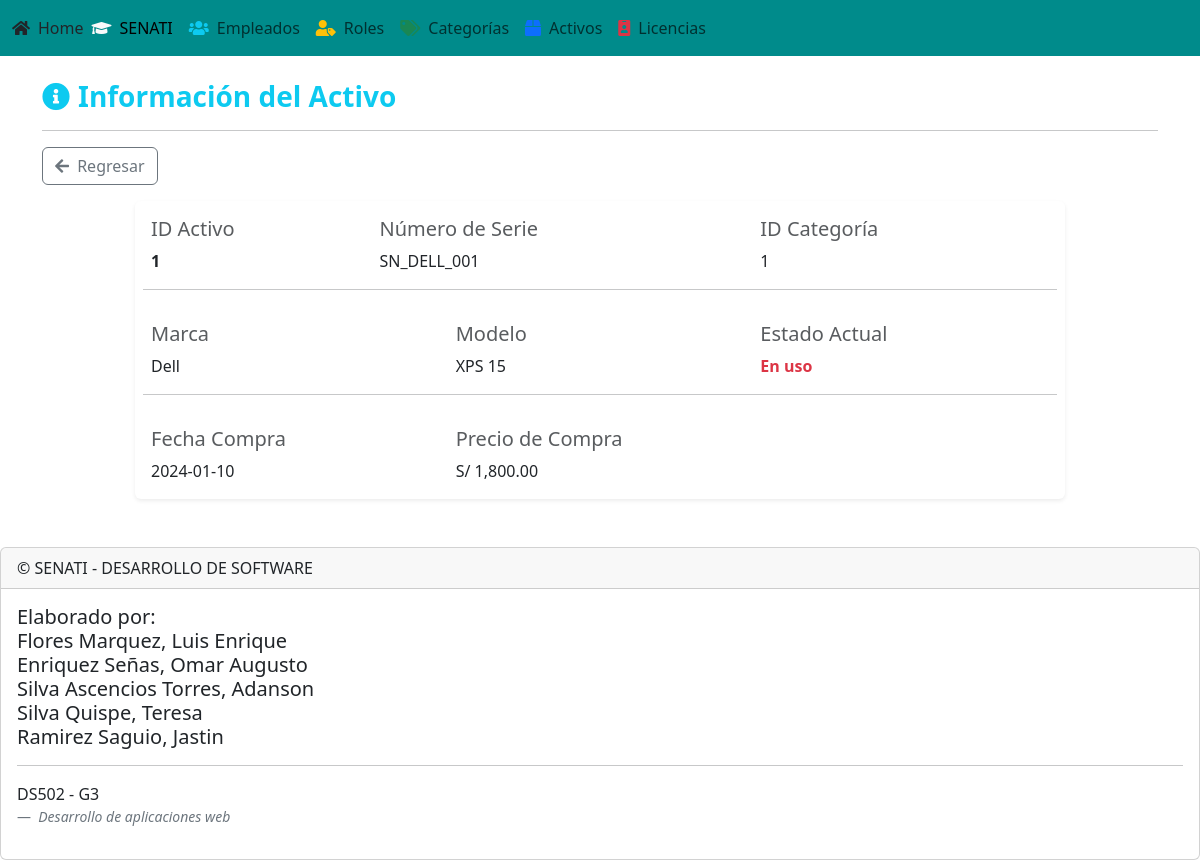
/pages/view/activos/mostrar_activos.php?idcat=1, run on the app's committed database.
### tables this page shows
CREATE TABLE IF NOT EXISTS `activos` (
  `id_activo` INT AUTO_INCREMENT PRIMARY KEY,
  `id_categoria` INT NOT NULL,
  `serial_number` VARCHAR(255) NOT NULL UNIQUE,
  `marca` VARCHAR(100) NULL,
  `modelo` VARCHAR(100) NULL,
  `fecha_compra` DATE NULL,
  `precio` DECIMAL(10, 2) NULL,
  `estado` ENUM('En uso', 'Almacenado', 'Mantenimiento', 'Baja') DEFAULT 'Almacenado',
  FOREIGN KEY (`id_categoria`) REFERENCES `categorias_activo` (`id_categoria`)
);

### pages/model/crudactivos.php (called while the page is built, shortened)
<?php
class CRUDActivos extends Conexion {
    public function BuscarActivoPorId($id_activo) {
        $cn = $this->Conectar();
        $sql = "call sp_buscar_activo_por_id(:id)";
        $snt = $cn->prepare($sql);
        $snt->bindParam(":id", $id_activo);
        $snt->execute();
        $activo = $snt->fetch();
        return $activo;
    }
}
?>

### pages/view/activos/mostrar_activos.php (the view, shortened to what this page needs)
<!DOCTYPE html>
<html lang="es">
<?php
include("../../template/header.php");
?>
<body>
<?php
include("../../template/menubar.php");
$id_activo = null;
$activo = null;
if (isset($_GET['idcat'])) {
    $id_activo = $_GET['idcat'];
    $crud_act = new CRUDActivos();
    $activo = $crud_act->BuscarActivoPorId($id_activo);
}
?>
<div class="container mt-4">
    <header>
        <div class="d-flex align-items-center mb-3">
            <i class="fas fa-info-circle text-info fs-3 me-2"></i>
            <h3 class="text-info fw-bold mb-0">Información del Activo</h3>
        </div>
        <hr/>
    </header>
    <a href="listar_activos.php" class="btn btn-outline-secondary mb-3">
        <i class="fas fa-arrow-left me-1"></i> Regresar
    </a>
    <?php if ($activo): ?>
    <div class="card col-md-10 mx-auto shadow-sm border-0">
        <div class="card-body">
            <div class="row g-3">
                <div class="col-md-3">
                    <h5 class="card-title text-muted">ID Activo</h5>
                    <p class="card-text text-dark fw-bold"><?= $activo->id_activo ?></p>
                </div>
                <div class="col-md-5">
                    <h5 class="card-title text-muted">Número de Serie</h5>
                    <p class="card-text text-dark"><?= $activo->serial_number ?></p>
                </div>
                <div class="col-md-4">
                    <h5 class="card-title text-muted">ID Categoría</h5>
                    <p class="card-text text-dark"><?= $activo->id_categoria ?></p>
                </div>
                <hr class="my-3">
                <div class="col-md-4">
                    <h5 class="card-title text-muted">Marca</h5>
                    <p class="card-text text-dark"><?= $activo->marca ?></p>
                </div>
                <div class="col-md-4">
                    <h5 class="card-title text-muted">Modelo</h5>
                    <p class="card-text text-dark"><?= $activo->modelo ?></p>
                </div>
                <div class="col-md-4">
                    <h5 class="card-title text-muted">Estado Actual</h5>
                    <p class="card-text text-danger fw-bold"><?= $activo->estado ?></p>
                </div>
                <hr class="my-3">
                <div class="col-md-4">
                    <h5 class="card-title text-muted">Fecha Compra</h5>
                    <p class="card-text text-dark"><?= $activo->fecha_compra ?></p>
                </div>
                <div class="col-md-4">
                    <h5 class="card-title text-muted">Precio de Compra</h5>
                    <p class="card-text text-dark">S/ <?= number_format($activo->precio, 2) ?></p>
                </div>
            </div>
        </div>
    </div>
    <?php else: ?>
        <div class="alert alert-danger mt-3 text-center">
            El activo con código <b><?= htmlspecialchars($id_activo) ?></b> no existe o no fue especificado.
        </div>
    <?php endif; ?>
</div>
<?php include("../../template/footer.php"); ?>
</body>
</html>

### data on the page
activos: id_activo "1", serial_number "SN_DELL_001", id_categoria "1", marca "Dell", modelo "XPS 15", estado "En uso", fecha_compra "2024-01-10", precio "1,800.00"
